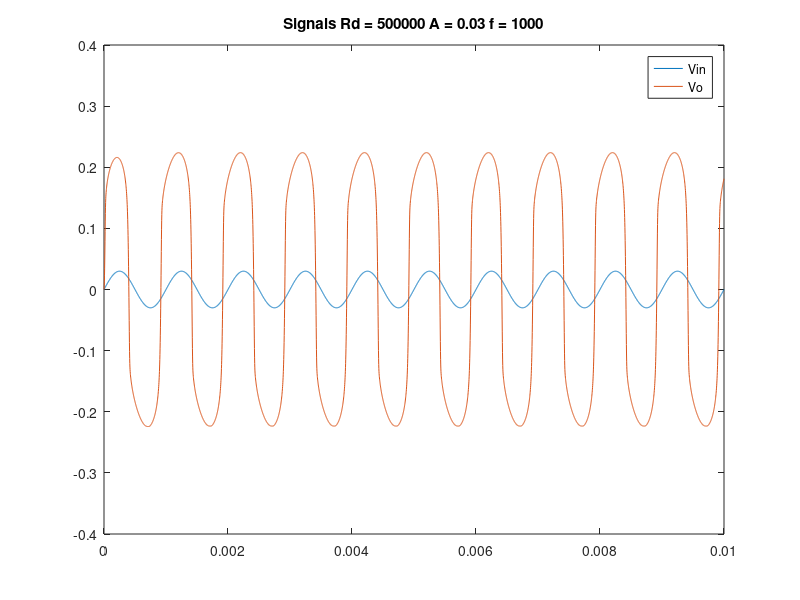
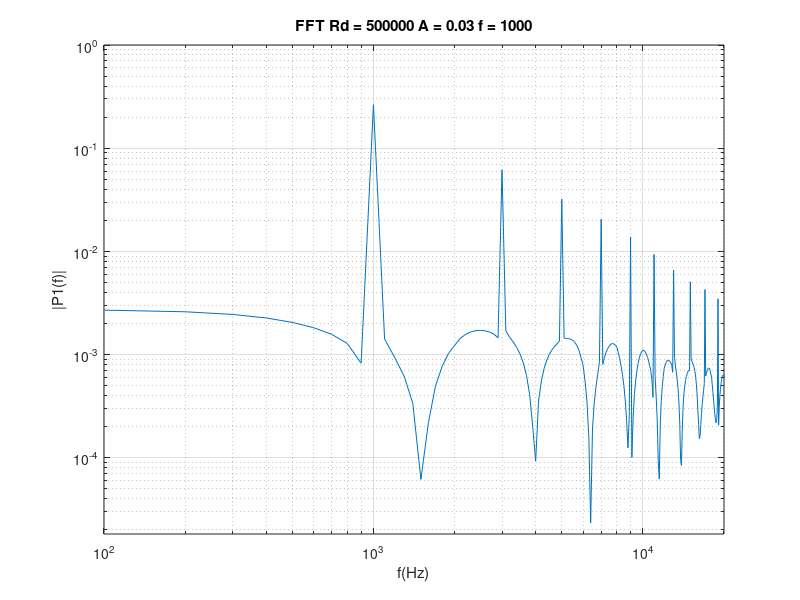

MATLAB code to generate these figures, in order:
clear all; close all; clc; format compact;

% Circuit component values (static)
C1 = 51.*10^(-12); % 51pF
C2 = 0.047.*10^(-6); % 0.047uF
R1 = 51.*10^3; % 51k Ohms
R2 = 4.7.*10^3; % 4.7k Ohms
Is = 2.5*10^-9; % Saturation current, ~2.5nA (play with if results are undesirable)
Vt = 0.026; % Thermal Vo_guessltage, 26mV@300K

%Drive control, variable between 0 and 500k Ohms
Rd = 500.*10^3;

% Signal parameters
freq = 1000;
w = 2.*pi.*freq;
samplerate = 500*10^3;
amp = .03;
t0 = 0;
tf = .01;
samples = (tf-t0).*(samplerate);
h = (tf-t0)/samples;
t = linspace(t0,tf,samples);

vi = amp.*sin(w.*t);
vi_prime = w.*amp.*cos(w.*t);

%va = (amp.*C2.*R2.*w.*(C2.*R2.*w.*sin(w.*t)-e^(-t/(C2.*R2))+cos(w.*t)))./(C2^2.*R^2.*w^2+1);
for n= 1:samples
    va(n) = (amp.*C2.*R2.*w.*(C2.*R2.*w.*sin(w.*t(n))-exp((-t(n)/(C2.*R2)))+cos(w.*t(n))))./(C2^2.*R2^2.*w^2+1);
end

maxiter = 10000; %Maximum # of iterations for any looping structure
incr = .0001; % used for derivative approximation
eps = 0.000001;

Vo = zeros(samples,1);
fprime_hold = zeros(samples,1);
Vo(1) = 0;

for n = 2:samples %Sample looping
    Vo_guess_old = Vo(n-1);
    for i = 1:maxiter
        %i
        Vo_guess = Vo_guess_old;
        Vo_guess_inc = Vo_guess+incr;
        % F is the equation to be solved
        f = (Vo_guess-vi(n))./(R1+Rd)+Is.*exp((Vo_guess-vi(n))/Vt)-Is.*exp((vi(n)-Vo_guess)/Vt)+C1.*(((Vo_guess-vi(n))-(Vo(n-1)-vi(n-1)))./h)-C2.*(((vi(n)-va(n))-(vi(n-1)-va(n-1)))./h);
        f2 = (Vo_guess_inc-vi(n))./(R1+Rd)+Is.*exp((Vo_guess_inc-vi(n))/Vt)+Is.*exp((vi(n)-Vo_guess_inc)/Vt)+C1.*(((Vo_guess_inc-vi(n))-(Vo(n-1)-vi(n-1)))./h)-C2.*(((vi(n)-va(n))-(vi(n-1)-va(n-1)))./h);
        fprime = (f2-f)/incr; %approximate the derivative
        
        Vo_guess_old = Vo_guess_old - f./fprime;
        check = abs(Vo_guess_old - Vo_guess);
        %eps
        %n
        if(check <= eps || i >= maxiter)
            
            if(i >= maxiter)
                disp('Solution did not converge at n = ')
                n
                i
                Vo(n) = Vo_guess_old;
                pause
            end
            %}
            Vo(n,1) = Vo_guess_old;
            f_hold(n) = f;
            f2_hold(n) = f2;
            fprime_hold(n) = fprime;
            break;
        end
        
    end
end

Fs = samplerate;
T = 1/Fs;
L = length(Vo);
Y = fft(Vo);
P2 = abs(Y/L);
P1 = P2(1:L/2+1);
P1(2:end-1) = 2*P1(2:end-1);
f = Fs*(0:(L/2))/L;

disp('Finished');

title1 = sprintf('Signals Rd = %d A = %d f = %d' ,Rd,amp,freq);
title2 = sprintf('FFT Rd = %d A = %d f = %d', Rd,amp,freq);

figure(1)
plot(t,vi,t,Vo)
legend('Vin','Vo')
title(title1);

figure(2)
loglog(f,P1);
title('FFT of Vo');
xlabel('f(Hz)')
ylabel('|P1(f)|')
axis([0 20000 0 1])
title(title2);
grid on;
